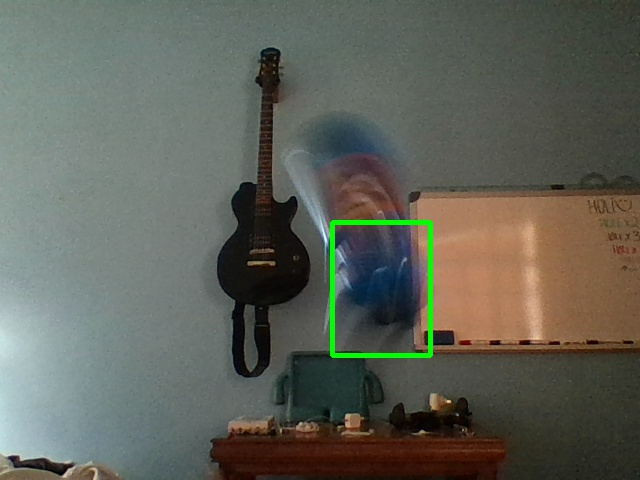
#> input picture The-Python-Mega-Course/seccion_19/1.jpg, 640 x 480 px, given in place of the camera
$ python motion_detector.py   (older library calls are emulated)
#> lines starting #> are read from the running program, lines starting #| are printed output that depends on the picture
import cv2, time, pandas
from datetime import datetime

video       = cv2.VideoCapture(0)
backgrond   = None
number      = 0
status_list = [None,None] #To avoid out of range exception
times       = [None,None] #To avoid out of range exception
df          = pandas.DataFrame(columns=["Start", "End"])
while True:
    check, frame =video.read()
#> frame is the input picture: shape (480, 640, 3); mean B, G, R 88.4, 98.2, 96
    status = 0
    gray = cv2.cvtColor(frame,cv2.COLOR_BGR2GRAY)
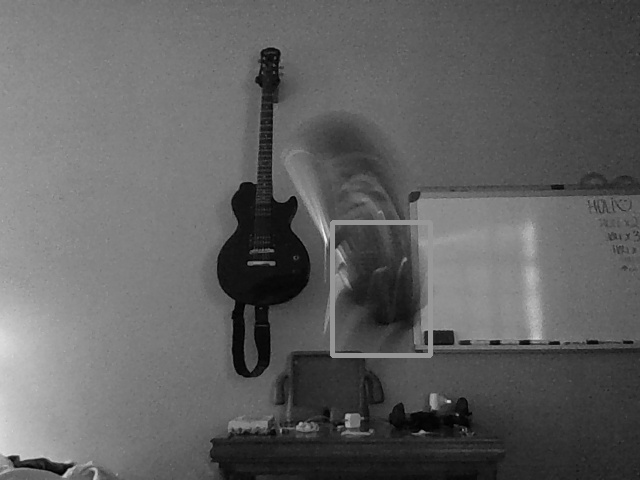
#> gray: shape (480, 640); min 0, max 244, mean 96.4
    gray = cv2.GaussianBlur(gray,(21,21),0)
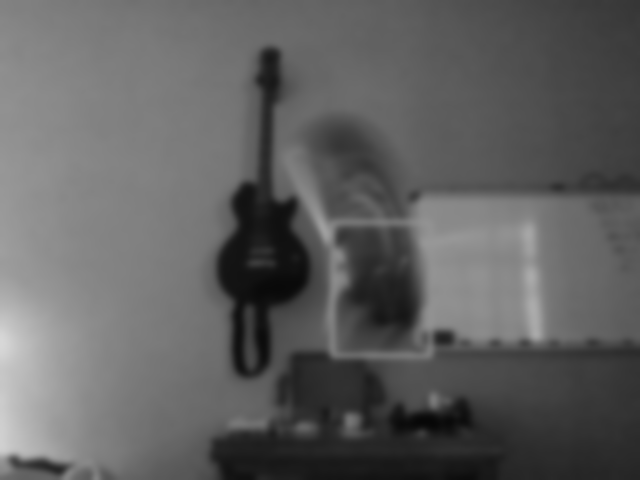
#> gray: shape (480, 640); min 7, max 215, mean 96.4
    if backgrond is None:
        backgrond = gray
        #goes back to the beginning of the while loop
        continue

    delta_frame = cv2.absdiff(backgrond,gray)
    thresh_frame = cv2.threshold(delta_frame, 30, 255, cv2.THRESH_BINARY)[1]
    thresh_frame = cv2.dilate(thresh_frame, None, iterations=2)

    (_,cnts,_) = cv2.findContours(thresh_frame.copy(), cv2.RETR_EXTERNAL, cv2.CHAIN_APPROX_SIMPLE)

    for contour in cnts:
        #change this value for different results. Bigger number to bigger objects.
        if cv2.contourArea(contour) < 10000:
            continue
        status=1
        number+=1
        name=str(number)+".jpg"
        (x, y, w, h) = cv2.boundingRect(contour)
        #Parameters: frame, coordinate, coordinate, color, line width
        cv2.rectangle(frame, (x,y), (x+w, y+h), (0,255,0), 3)
        #Uncomment the line below to save an image every time the camera detects and object
        #cv2.imwrite(name,frame)
    status_list.append(status)
    if(status_list[-1] == 1 and status_list[-2]==0):
        times.append(datetime.now())
    if(status_list[-1] == 0 and status_list[-2]==1):
        times.append(datetime.now())

    #cv2.imshow("Gray frame",gray)
    #cv2.imshow("Delta",delta_frame)
    cv2.imshow("threshold",thresh_frame)
    cv2.imshow("Color",frame)

    key = cv2.waitKey(1)
    #Breaking the while loop
    if key == ord('q'):
        if status == 1:
            times.append(datetime.now())
        break
print(status_list)
print(times)

for i in range(0,len(status_list),2):
#> (the run stopped early here; a loop or call above may not have finished)

$ run again, on The-Python-Mega-Course/seccion_19/4.jpg
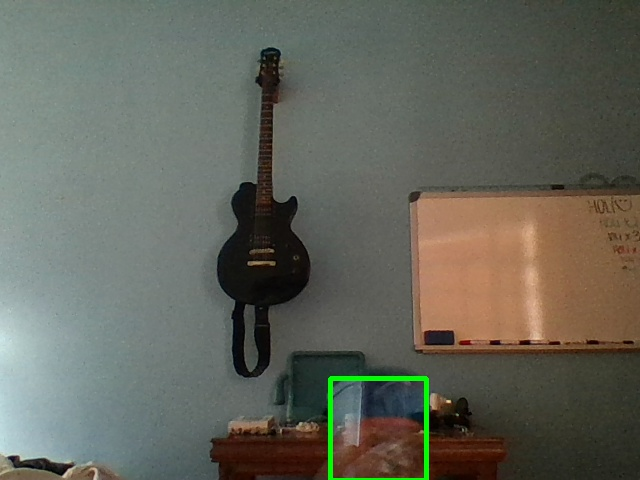
#> input picture The-Python-Mega-Course/seccion_19/4.jpg, 640 x 480 px, given in place of the camera
#> frame is the input picture: shape (480, 640, 3); mean B, G, R 90.8, 101.1, 99.7
#> `gray = cv2.cvtColor(frame,cv2.COLOR_BGR2GRAY)`:
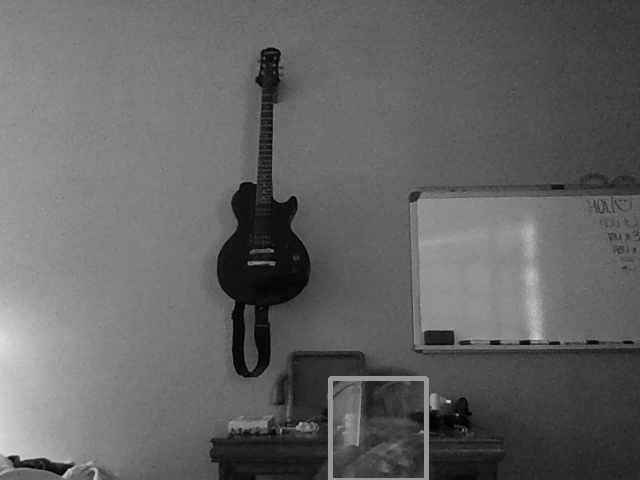
#> gray: shape (480, 640); min 0, max 224, mean 99.5
#> `gray = cv2.GaussianBlur(gray,(21,21),0)`:
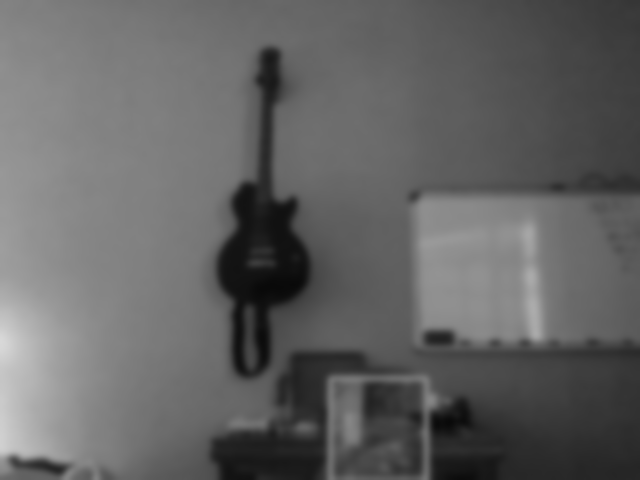
#> gray: shape (480, 640); min 9, max 216, mean 99.5
